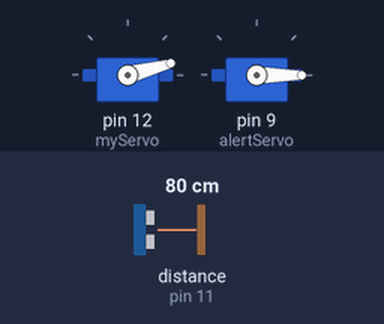
The sketch below on a simulated Arduino Uno, built with avr-gcc and run on an emulated ATmega328P. On the bench: 2 × servo. Wiring (inferred from the names in the program): ultrasonic range finder: trigger pin 10; echo pin 11. Inputs (shaded band) come from the test bench; at power-on: distance to the obstacle (sensor on pin 11) 80 cm. The echo pulse lasts 58.3 µs per cm; what the sketch prints to the serial monitor is not drawn.

Above: at 0.01 s.
1.3 s: distance to the obstacle (sensor on pin 11) set to 2 cm
At 2.4 s:
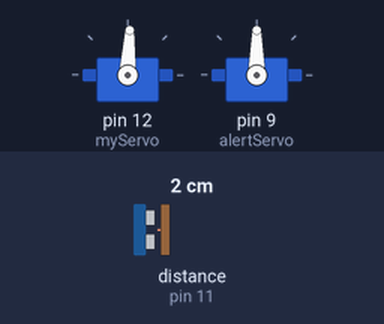
4.3 s: distance to the obstacle (sensor on pin 11) set to 28 cm
7.3 s: distance to the obstacle (sensor on pin 11) set to 36 cm
At 7.8 s:
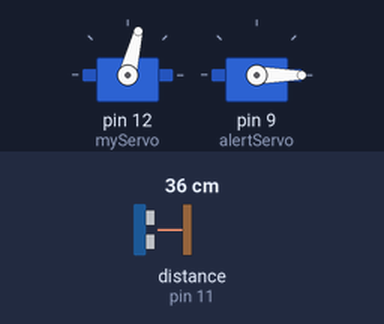
10.3 s: distance to the obstacle (sensor on pin 11) set to 4 cm
At 11.1 s:
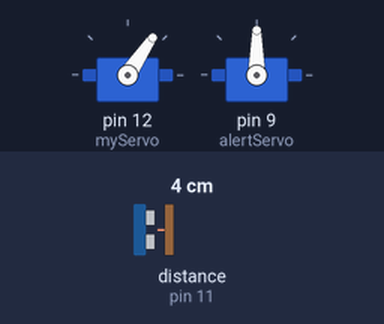
13.3 s: distance to the obstacle (sensor on pin 11) set to 35 cm
At 14.59 s:
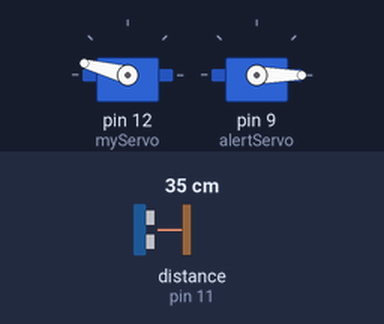
16.3 s: distance to the obstacle (sensor on pin 11) set to 12 cm
At 17.3 s:
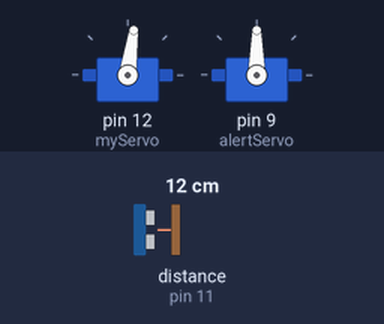
Timing chart, 0 to 20.3 s (numbered marks = the images above; inputs shaded):
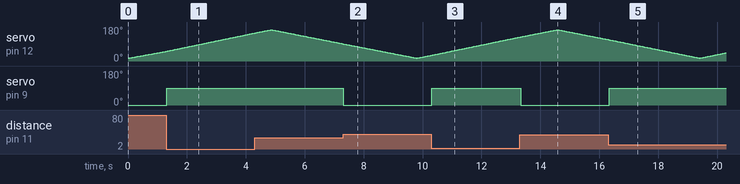

The sketch:

radar.ino
```cpp
// Sử dụng thư viện Servo
#include <Servo.h>

// Khai báo chân Trig và Echo
const int trigPin = 10;
const int echoPin = 11;

// Khai báo ngưỡng phát hiện vật thể (cm)
const int DETECTION_RANGE = 30; // Thay đổi giá trị này theo nhu cầu

// Khai báo biến thời gian và khoảng cách
long duration;
int distance;

Servo myServo;        // Servo radar - chân 12
Servo alertServo;     // Servo cảnh báo - chân 9

void setup() {
    pinMode(trigPin, OUTPUT); // Set chân trig là chân OUTPUT
    pinMode(echoPin, INPUT);  // Set chân echo INPUT
    Serial.begin(9600);
    myServo.attach(12);   // Chân Servo radar là chân 12
    alertServo.attach(9); // Chân Servo cảnh báo là chân 9
    alertServo.write(0);  // Khởi tạo servo cảnh báo ở góc 0 độ
}

void loop() {
    // Quay Servo từ 15 độ - 165 độ
    for (int i = 15; i <= 165; i++) {
        myServo.write(i);
        delay(30);
        distance = calculateDistance(); // Gọi hàm tính khoảng cách

        // Kiểm tra phát hiện vật thể và điều khiển servo cảnh báo
        if (distance > 0 && distance <= DETECTION_RANGE) {
            alertServo.write(90); // Phát hiện vật thể -> quay 90 độ
        } else {
            alertServo.write(0);  // Không phát hiện -> về 0 độ
        }

        Serial.print(i);         // Gửi giá trị i (góc quay của Servo) đến Serial Port
        Serial.print(",");       // Gửi ","
        Serial.print(distance);  // Tiếp theo gửi các giá trị khoảng cách tới Serial Port
        Serial.print(".");       // Gửi dấu "."
    }

    // Quay ngược lại từ 165 độ về 15 độ
    for (int i = 165; i > 15; i--) {
        myServo.write(i);
        delay(30);
        distance = calculateDistance();

        // Kiểm tra phát hiện vật thể và điều khiển servo cảnh báo
        if (distance > 0 && distance <= DETECTION_RANGE) {
            alertServo.write(90); // Phát hiện vật thể -> quay 90 độ
        } else {
            alertServo.write(0);  // Không phát hiện -> về 0 độ
        }

        Serial.print(i);
        Serial.print(",");
        Serial.print(distance);
        Serial.print(".");
    }
}

// Hàm tính khoảng cách bằng siêu âm
int calculateDistance() {
    digitalWrite(trigPin, LOW);
    delayMicroseconds(2);
    // Phát xung siêu âm với thời gian là 10 Micro giây
    digitalWrite(trigPin, HIGH);
    delayMicroseconds(10);
    digitalWrite(trigPin, LOW); // Ngưng phát xung
    duration = pulseIn(echoPin, HIGH); // Tính thời gian xung siêu âm phát ra đập vào vật cản rồi dội lại
    distance = duration * 0.034 / 2;  // Tính khoảng cách (vận tốc âm 344m/s, chia 2 vì đi và về)
    return distance;
}
```

Measured:
- the behaviour switches between 31 and 32 cm on distance to the obstacle (sensor on pin 11) (found by bisection; images 1 and 2)
- after the input at 1.3 s, servo on pin 9 (alertServo): 0° → 90° at once
- after the input at 7.3 s, servo on pin 9 (alertServo): 90° → 0° at once
- after the input at 10.3 s, servo on pin 9 (alertServo): 0° → 90° at once
- after the input at 13.3 s, servo on pin 9 (alertServo): 90° → 0° at once
- after the input at 16.3 s, servo on pin 9 (alertServo): 0° → 90° at once
